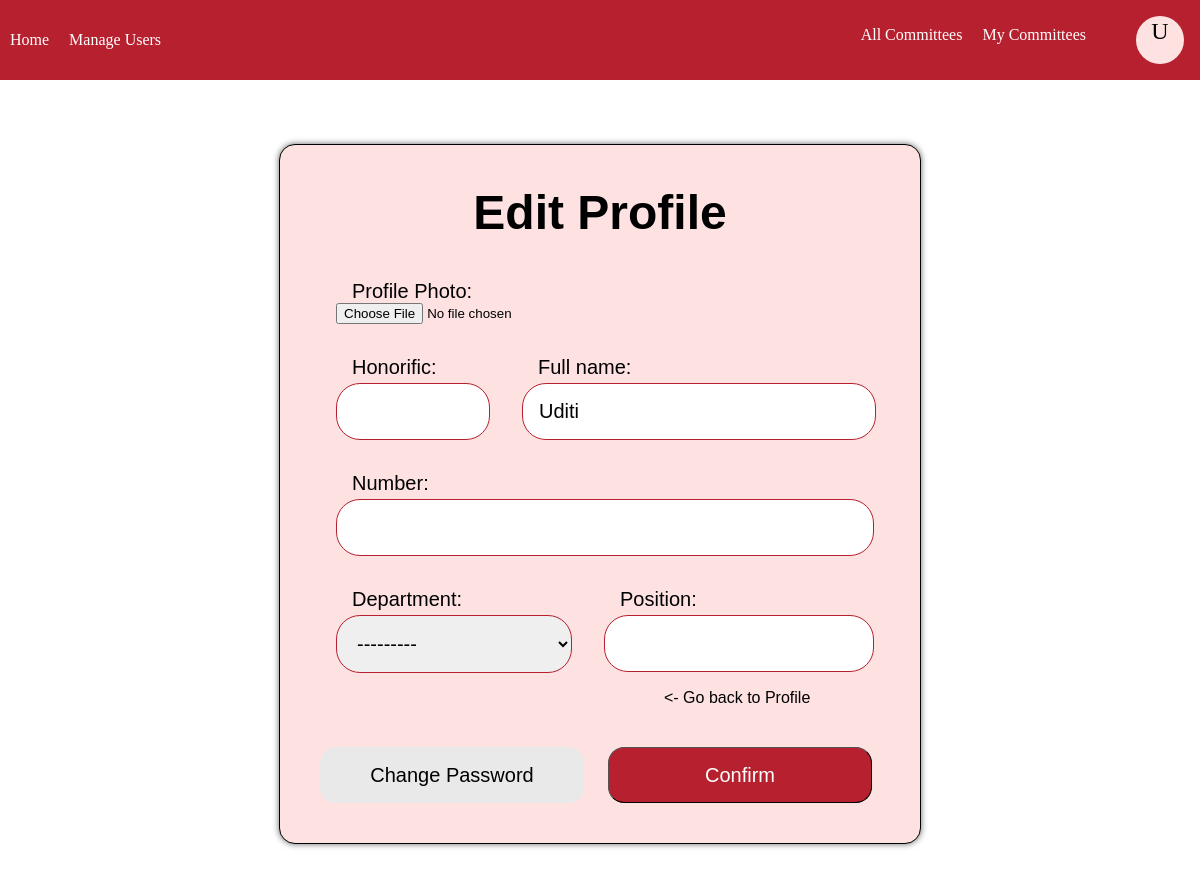
/edit-profile/1 (signed in), run on the app's committed database.
### base/models.py (models this page shows)
class User(AbstractUser):
    avatar = models.ImageField(null = True, upload_to = "images/", blank = True)
    honorific = models.CharField(max_length = 200, null = True, blank = True)
    pname = models.CharField(max_length = 200, null = True)
    email = models.EmailField(unique = True, null = True)
    position = models.CharField(max_length = 200, null = True)
    number = models.BigIntegerField(null = True)
    department = models.ForeignKey(Department,on_delete=models.SET_NULL,null=True)
    is_verified = models.BooleanField(default = False)
    auth_token = models.CharField(max_length = 200)
    password_token = models.CharField(max_length = 200)
    USERNAME_FIELD = 'email'
    REQUIRED_FIELDS = ['pname', 'username']

### base/views.py (the view, shortened to what this page needs)
# urls.py: path('edit-profile/<str:pk>', views.edit_profile, name = 'edit-profile'),
@login_required(login_url = 'login')
def edit_profile(request, pk):
    user = User.objects.get(id = pk)
    if request.user!=user:
        return redirect('home')
    form = UserForm(instance=user)
    if request.method == 'POST' and 'submit' in request.POST.keys():
        form = UserForm(request.POST,request.FILES,instance=user)
        if form.is_valid():
            form.save()
            messages.success(request, "Profile updated successfully!")
            return redirect('profile', pk)
    context={
        'form':form
    }
    return render(request,'base/edit_profile.html',context)

### base/forms.py
class UserForm(ModelForm):
    class Meta:
        model = User
        fields = ['avatar', 'honorific', 'pname', 'number', 'department', 'position']

### base/models.py (called while the page is built)
    def __str__(self):
        return self.name

### base/templates/base/edit_profile.html (shortened to what this page needs)
{% extends 'main.html' %}
{% load static %}
{% block content %}
<head>
    <link rel="stylesheet" href="{% static 'edit_profile.css' %}">
</head>
<div class = "content">
<div class="edit_profile_body">
<h1 style = "font-size: 6vh; text-align: center; margin-bottom: 3vh; margin-top: 0;">Edit Profile</h1>
<form method = "POST" enctype = "multipart/form-data">
        <div class="field-container">
            <label for="{{ form.avatar.id_for_label }}">Profile Photo:</label><br>
            {{ form.avatar }}
        </div>
        <div class = "full_name">
            <div class="field-container">
                <label for="{{ form.honorific.id_for_label }}">Honorific:</label><br>
                {{ form.honorific }}
            </div>
            <div class="field-container">
                <label for="{{ form.pname.id_for_label }}">Full name:</label><br>
                {{ form.pname }}
            </div>
        </div>
        <div class="field-container">
            <label for="{{ form.number.id_for_label }}">Number:</label><br>
            {{ form.number }}
        </div>
        <div class = "row2">
            <div class="field-container">
                <label for="{{ form.department.id_for_label }}">Department:</label><br>
                {{ form.department }}
            </div>
            <div class="field-container">
                <label for="{{ form.position.id_for_label }}">Position:</label><br>
                {{ form.position }}
            </div>
        </div>
    <a href = "{{ request.META.HTTP_REFERER }}" class = "cancel_profile_edit"><- Go back to Profile</a>
    <div class = "submit_buttons">
    <form method = "POST">
        <button type = "submit" name = "Change Password" class = "password_profile_edit">Change Password</button>
    </form>
    <button name = "submit" class = "submit_profile_edit">Confirm</button>
    </div>
    </form>
</div>
{% endblock content %}

### template/navbar.html (shortened to what this page needs)
{% block content %}
        <div class = "navbar">
            <div class = "left">
                <a href = "{% url 'home' %}" class = "navlinks">Home</a>
                {% if request.user.is_superuser %}
                    <a href = "{% url 'users_allowed' %}" class = "navlinks">Manage Users</a>
                {% endif %}
            </div>
            <div class = "right">
            {% if request.user.is_authenticated %}
                    <a href = "{% url 'committees_list' %}" class = "navlinks">All Committees</a>
                    <a href="{% url 'file-start' %}" class="navlinks">My Committees</a>
                    <div class="dropdown-main">
                        {% if request.user.avatar %}
                            <img src="{{ request.user.avatar.url }}" class="profile-avatar" alt="User Avatar">
                        {% else %}
                            <div class="profile-circle"><p>{{ request.user.pname|slice:":1" }}</p></div>
                        {% endif %}
                    </div>
            {% else %}
                <a href="{% url 'login' %}" class="navlinks">Login</a>
            {% endif %}
            </div>
        </div>
{% endblock content %}

### static/navbar.css (style rules this page uses)
.dropdown-main { display: inline-block; position: relative; }
.profile-avatar, .profile-circle { width: 10px; height: 10px; border-radius: 50%; display: flex; align-items: center; justify-content: center; }
.profile-circle { display: inline-block; width: 6vh; height: 6vh; line-height: 30px; border-radius: 50%; background-color: #FEE2E2; color: black; text-align: center; margin-left: 5vh; margin-right: 2vh; }
.profile-circle p { font-size: 3vh; padding: 0; margin: 0; }
.navbar { width: 100vw; position: fixed; top: 0; left: 0; right: 0; height: 10vh; background-color: #B7202E; display: flex; justify-content: space-between; align-items: center; box-sizing: border-box; z-index: 9999; }
.right { display: flex; }
.left { margin-right: auto; display: flex; }
.content { margin-top: 10vh; font-family: 'Trebuchet MS', 'Lucida Sans Unicode', 'Lucida Grande', 'Lucida Sans', Arial, sans-serif; }
.navlinks { text-decoration: none; color: white; margin: 0; padding: 10px; font-family: 'Times New Roman', Times, serif; }

### static/edit_profile.css (style rules this page uses)
.edit_profile_body { margin: auto; margin-top: 18vh; margin-bottom: 10vh; width: 70vh; background-color: #FEE2E2; border-radius: 2vh; border-style: solid; border-width: 0.2vh; border-color: black; padding: 5vh; box-shadow: 0px 0px 0.8vh rgba(0, 0, 0, 0.603); }
.submit_profile_edit { padding: 1vh; background-color: #B7202E; border-radius: 1vh; border-width: 0.2vh; color: white; font-size: 2vh; width: 15vh; height: 6vh; }
.field-container { padding: 2vh; }
.field-container label { font-size: 2.5vh; margin-left: 2vh; }
.field-container input[type = "text"], .field-container input[type = "number"], .field-container select { padding: 2vh; font-size: 2.5vh; border-radius: 3vh; border-width: 0.1vh; width: 40vh; border-style: solid; border-color: #B7202E; margin-top: 0.5vh; }
.field-container input[type = "text"][name = "honorific"] { width: 15vh; }
.field-container input[type = "number"] { width: 63vh; }
.field-container select { width: 29.5vh; }
.field-container input[name = "position"] { width: 29.5vh; }
.full_name { display: flex; }
.row2 { display: flex; padding: 0; height: fit-content; }
.submit_profile_edit { background-color: #B7202E; color: white; padding: 1vh; border-radius: 2vh; border-width: 0.2vh; width: 33vh; height: 7vh; font-size: 2.5vh; margin-top: 5vh; }
.cancel_profile_edit { margin-left: 43vh; text-decoration: none; color: black; }
.field-container input[type="text"]::placeholder, .field-container input[type="number"]::placeholder, .field-container select::placeholder { font-size: 2vh; }
.password_profile_edit { border-style: 0.2vh; border-color: #B7202E; background-color: #eae9e9; padding: 1vh; border-radius: 2vh; border-width: 0.2vh; width: 33vh; height: 7vh; margin-right: 3vh; font-size: 2.5vh; margin-top: 5vh; color: black; }
.submit_buttons { display: flex; }

### data on the page
User: user.pname "U", pname "Uditi", department "---------"
